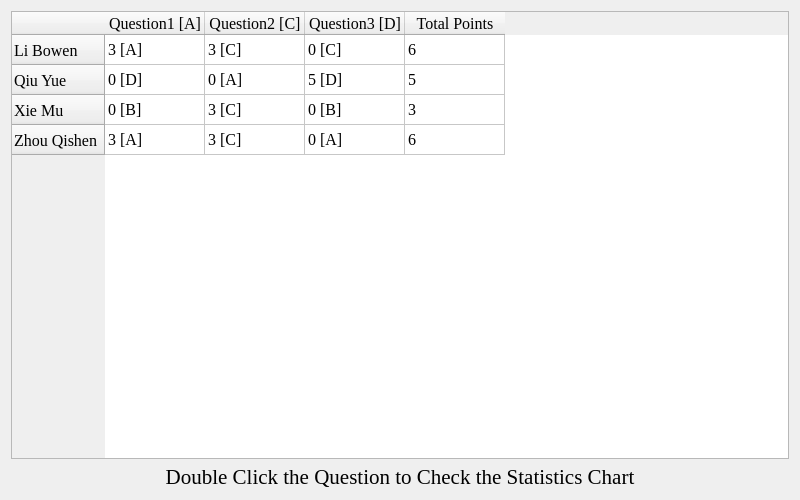
<?xml version="1.0" encoding="UTF-8"?>
<ui version="4.0">
 <class>Form</class>
 <widget class="QWidget" name="Form">
  <property name="geometry">
   <rect>
    <x>0</x>
    <y>0</y>
    <width>800</width>
    <height>500</height>
   </rect>
  </property>
  <property name="windowTitle">
   <string>Form</string>
  </property>
  <layout class="QVBoxLayout" name="verticalLayout">
   <item>
    <widget class="QTableWidget" name="tableWidget">
     <property name="font">
      <font>
       <family>Times New Roman</family>
       <pointsize>12</pointsize>
      </font>
     </property>
     <property name="cursor" stdset="0">
      <cursorShape>PointingHandCursor</cursorShape>
     </property>
     <property name="editTriggers">
      <set>QAbstractItemView::NoEditTriggers</set>
     </property>
     <property name="selectionBehavior">
      <enum>QAbstractItemView::SelectColumns</enum>
     </property>
     <property name="showGrid">
      <bool>true</bool>
     </property>
     <property name="rowCount">
      <number>4</number>
     </property>
     <attribute name="horizontalHeaderVisible">
      <bool>true</bool>
     </attribute>
     <attribute name="horizontalHeaderCascadingSectionResizes">
      <bool>false</bool>
     </attribute>
     <attribute name="verticalHeaderVisible">
      <bool>true</bool>
     </attribute>
     <attribute name="verticalHeaderCascadingSectionResizes">
      <bool>false</bool>
     </attribute>
     <row>
      <property name="text">
       <string>Li Bowen</string>
      </property>
     </row>
     <row>
      <property name="text">
       <string>Qiu Yue</string>
      </property>
     </row>
     <row>
      <property name="text">
       <string>Xie Mu</string>
      </property>
     </row>
     <row>
      <property name="text">
       <string>Zhou Qishen</string>
      </property>
     </row>
     <column>
      <property name="text">
       <string>Question1 [A]</string>
      </property>
      <property name="textAlignment">
       <set>AlignCenter</set>
      </property>
     </column>
     <column>
      <property name="text">
       <string>Question2 [C]</string>
      </property>
      <property name="textAlignment">
       <set>AlignCenter</set>
      </property>
     </column>
     <column>
      <property name="text">
       <string>Question3 [D]</string>
      </property>
      <property name="textAlignment">
       <set>AlignCenter</set>
      </property>
     </column>
     <column>
      <property name="text">
       <string>Total Points</string>
      </property>
     </column>
     <item row="0" column="0">
      <property name="text">
       <string>3 [A]</string>
      </property>
     </item>
     <item row="0" column="1">
      <property name="text">
       <string>3 [C]</string>
      </property>
     </item>
     <item row="0" column="2">
      <property name="text">
       <string>0 [C]</string>
      </property>
     </item>
     <item row="0" column="3">
      <property name="text">
       <string>6</string>
      </property>
     </item>
     <item row="1" column="0">
      <property name="text">
       <string>0 [D]</string>
      </property>
     </item>
     <item row="1" column="1">
      <property name="text">
       <string>0 [A]</string>
      </property>
     </item>
     <item row="1" column="2">
      <property name="text">
       <string>5 [D]</string>
      </property>
     </item>
     <item row="1" column="3">
      <property name="text">
       <string>5</string>
      </property>
     </item>
     <item row="2" column="0">
      <property name="text">
       <string>0 [B]</string>
      </property>
     </item>
     <item row="2" column="1">
      <property name="text">
       <string>3 [C]</string>
      </property>
     </item>
     <item row="2" column="2">
      <property name="text">
       <string>0 [B]</string>
      </property>
     </item>
     <item row="2" column="3">
      <property name="text">
       <string>3</string>
      </property>
     </item>
     <item row="3" column="0">
      <property name="text">
       <string>3 [A]</string>
      </property>
     </item>
     <item row="3" column="1">
      <property name="text">
       <string>3 [C]</string>
      </property>
     </item>
     <item row="3" column="2">
      <property name="text">
       <string>0 [A]</string>
      </property>
     </item>
     <item row="3" column="3">
      <property name="text">
       <string>6</string>
      </property>
     </item>
    </widget>
   </item>
   <item>
    <widget class="QLabel" name="label">
     <property name="font">
      <font>
       <family>Times New Roman</family>
       <pointsize>16</pointsize>
       <weight>50</weight>
       <bold>false</bold>
      </font>
     </property>
     <property name="text">
      <string>Double Click the Question to Check the Statistics Chart</string>
     </property>
     <property name="alignment">
      <set>Qt::AlignCenter</set>
     </property>
    </widget>
   </item>
  </layout>
 </widget>
 <resources/>
 <connections/>
</ui>
